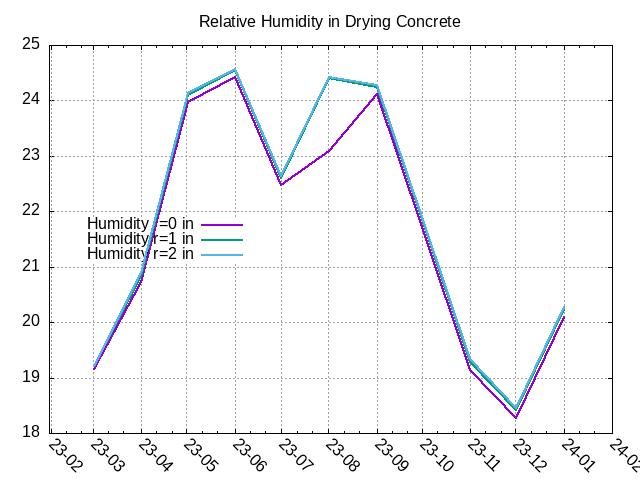

Write the gnuplot code that produced this figure.
set term png
set title "Relative Humidity in Drying Concrete"
set grid 
set key center left 
set xdata time 
set timefmt "%y-%m
set format x "%y-%m" 
set xtics  
set xtics rotate by -45 
plot "averages.dat" u (timecolumn(1, "%y-%m %H:%M")):2 w l lw 2 t "Humidity r=0 in",\
"averages.dat" u (timecolumn(1, "%y-%m %H:%M")):4 w l lw 2 t "Humidity r=1 in",\
"averages.dat" u (timecolumn(1, "%y-%m %H:%M")):6 w l lw 2 t "Humidity r=2 in"
